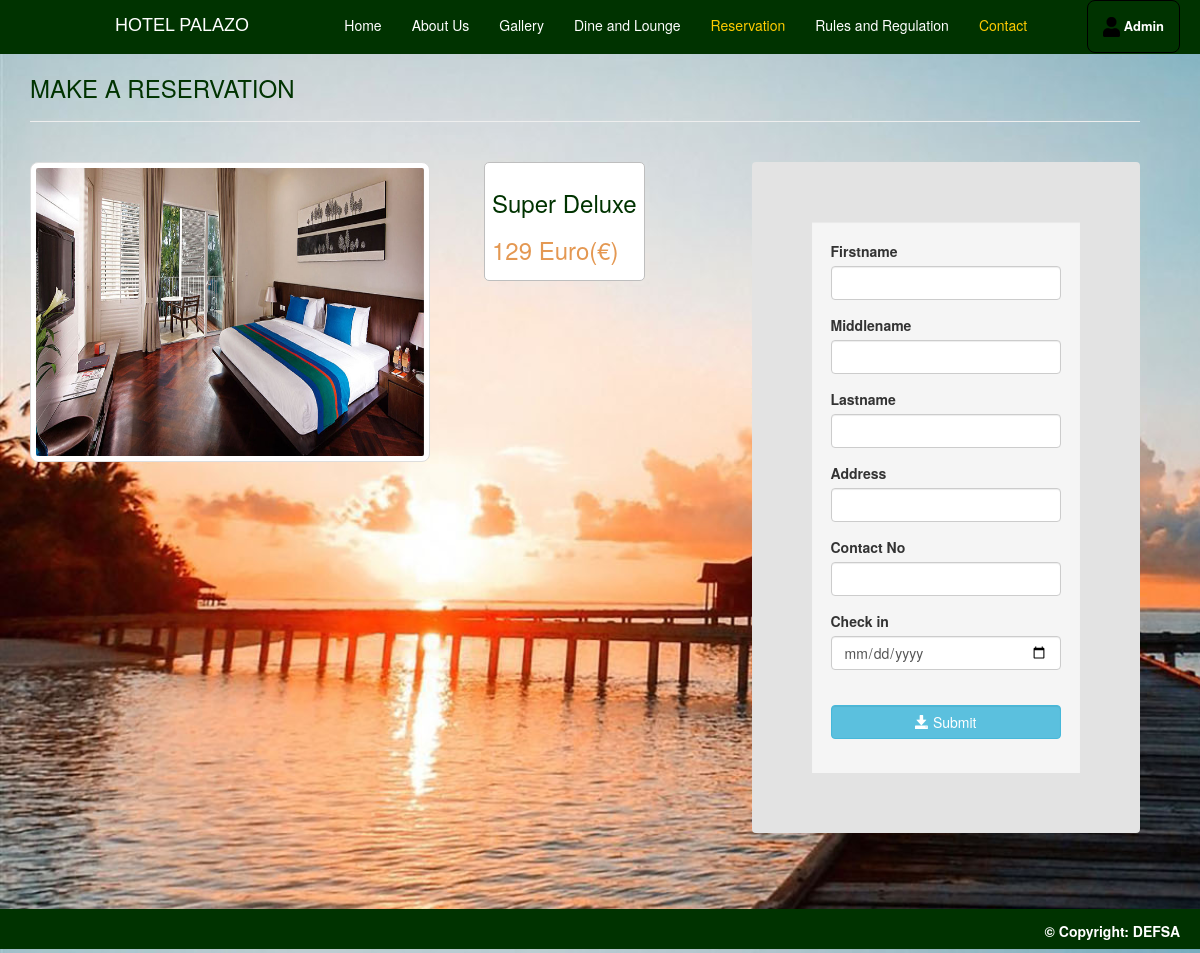
/add_reserve.php?room_id=3, run on an earlier commit of the app's database.
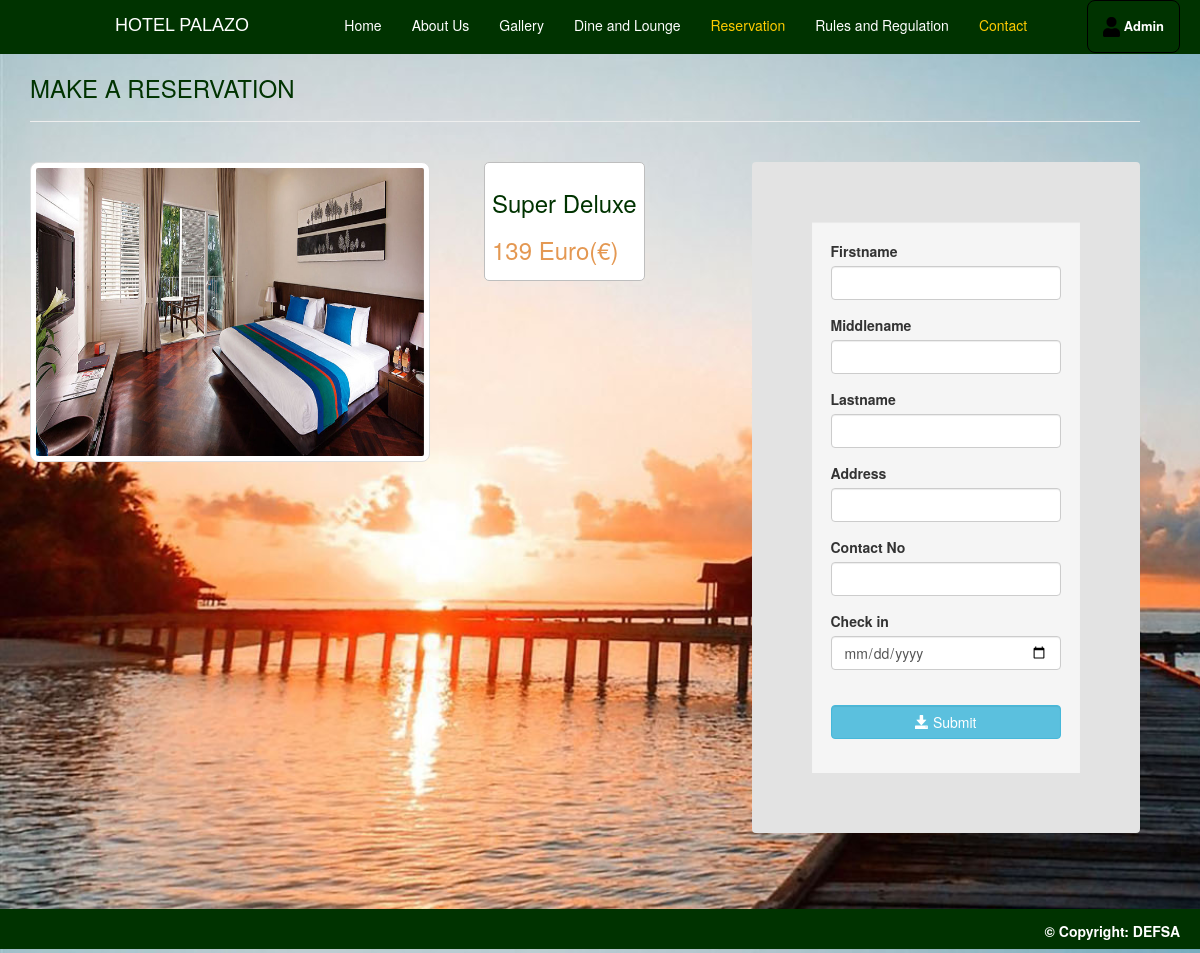
And on a later commit of the database.
### tables this page shows
CREATE TABLE `room` (
  `room_id` int(11) NOT NULL,
  `room_type` varchar(50) NOT NULL,
  `price` varchar(11) NOT NULL,
  `photo` varchar(100) NOT NULL
);

### add_reserve.php (the view, shortened to what this page needs)
<!DOCTYPE html>
<html lang = "en">
	<head>
		<link rel = "stylesheet" type = "text/css" href = "css/bootstrap.css " />
		<link rel = "stylesheet" type = "text/css" href = "css/style.css" />
	</head>
	<body style = "background-image: url('images/bcg.png');
-webkit-background-size: cover;
-moz-background-size: cover;
-o-background-size: cover;
background-size: cover;
">
<header class="navbar navbar-inverse navbar-fixed-top bs-docs-nav" role="banner">
  <div class="container">
		<div class="navbar-header">
		<a href="./" class="navbar-brand">Hotel PALAZO</a>
		</div>
		<nav class="collapse-navbar" role="navigation">
		<ul class="nav navbar-nav navbar-right">
		<li><a href = "index.html">Home</a></li>
		<li><a href = "aboutus.html">About Us</a></li>
		<li><a href = "gallery.html">Gallery</a></li>
		<li><a href = "dineandlounge2.html">Dine and Lounge</a></li>
		<li class="active"><a href = "reservation.php">Reservation</a></li>
		<li><a href = "rulesandregulation2.html">Rules and Regulation</a></li>
        <li class="active">
          <a href="contactus2.html">Contact</a>
        </li>
			<li style="margin-right: -80px; margin-left: 45px;border:0.5px  solid black;border-radius: 8px; font-size: 13px; font-weight: 600;"> <a href="admin/index.php"><img src="images/user-solid.png" />  Admin</a></li>
      </ul>
		</nav>
	</div>
	</header>
	<div style = "margin-left:0;" class = "container">
			<div class = "panel-body">
			<br>
				<br>
				<strong><h3 style = "color:#003300;">MAKE A RESERVATION</h3></strong>
				<hr >
				<br />
				<?php
					require_once 'admin/connect.php';
					$query = $conn->query("SELECT * FROM `room` WHERE `room_id` = '$_REQUEST[room_id]'") or die(mysql_error());
					$fetch = $query->fetch_array();
				?>
				<div >
					<div style = "float:left; height:300px; width:40%;">
						<img src = "photo/<?php echo $fetch['photo']?>" height = "300px" width = "400px" style="border: 1px solid #ddd; border-radius: 4px; padding: 5px; border-radius: 8px;background-color:white;">
					</div>
					<div style = "float:left; margin-left:10px;color:#003300;background-color:white; padding:7px; border-radius: 5px; 	border: 1px solid rgb(190, 190, 190);">
						<h3><?php echo $fetch['room_type']?></h3>
						<h3 style = "color:#e49852;"><?php echo $fetch['price']." Euro(€)"?></h3>
					</div>
				<div class = "well col-md-4" style = "float:right; width:35%" >
					<form method = "POST" enctype = "multipart/form-data">
						<div class = "form-group">
							<label>Firstname</label>
							<input type = "text" class = "form-control" name = "firstname" required = "required" />
						</div>
						<div class = "form-group">
							<label>Middlename</label>
							<input type = "text" class = "form-control" name = "middlename"  />
						</div>
						<div class = "form-group">
							<label>Lastname</label>
							<input type = "text" class = "form-control" name = "lastname" required = "required" />
						</div>
						<div class = "form-group">
							<label>Address</label>
							<input type = "text" class = "form-control" name = "address" required = "required" />
						</div>
						<div class = "form-group">
							<label>Contact No</label>
							<input type = "text" class = "form-control" name = "contactno" required = "required" />
						</div>
						<div class = "form-group">
							<label>Check in</label>
							<input type = "date" class = "form-control" name = "date" required = "required" />
						</div>
						<br />
						<div class = "form-group">
							<button class = "btn btn-info form-control" name = "add_guest"><i class = "glyphicon glyphicon-save"></i> Submit</button>
						</div>
					</form>
				</div>
			</div>
				<br style = "clear:both;" />
				<div class = "col-md-4"></div>
			</div>
		</div>
	<br />
	<br />
	<footer>
			<div style = "text-align:right; " class = "footer">
		<label style="color:white;  margin: 12px; margin-right: 20px; ">&copy; Copyright: DEFSA </label>
	</div>
	</footer>
</body>
</html>

What changed in the data, as far as the page shows it:
changed room "Super Deluxe": price "129" → "139"
